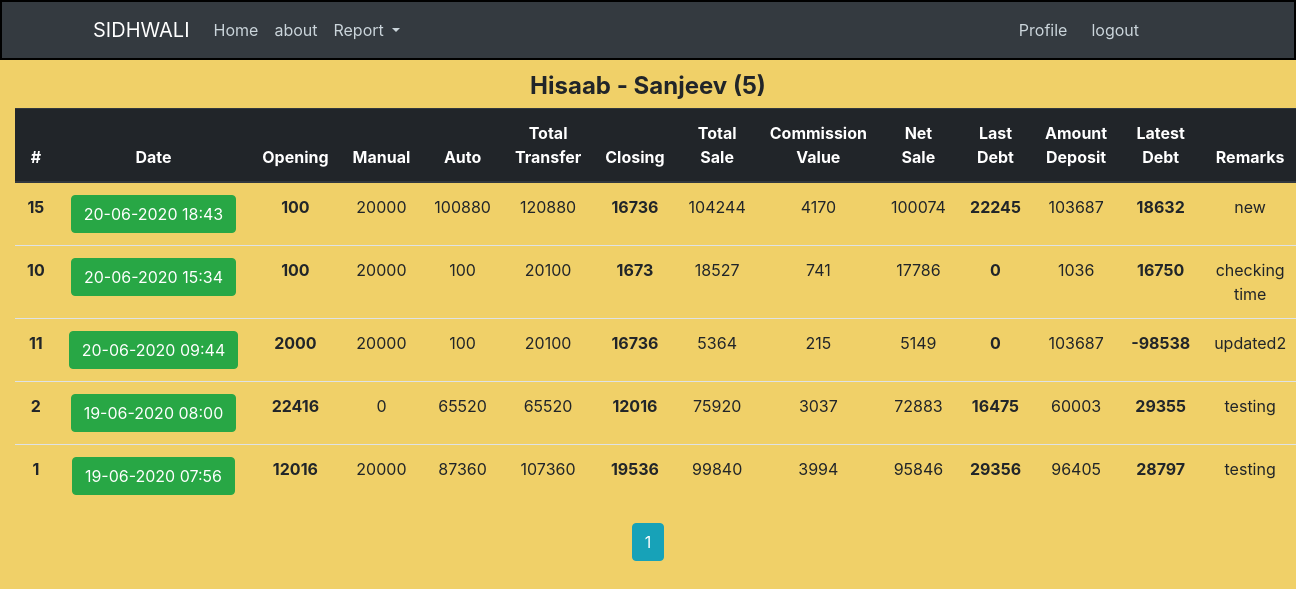
/home/user/Sanjeev (signed in), run on an earlier commit of the app's database.
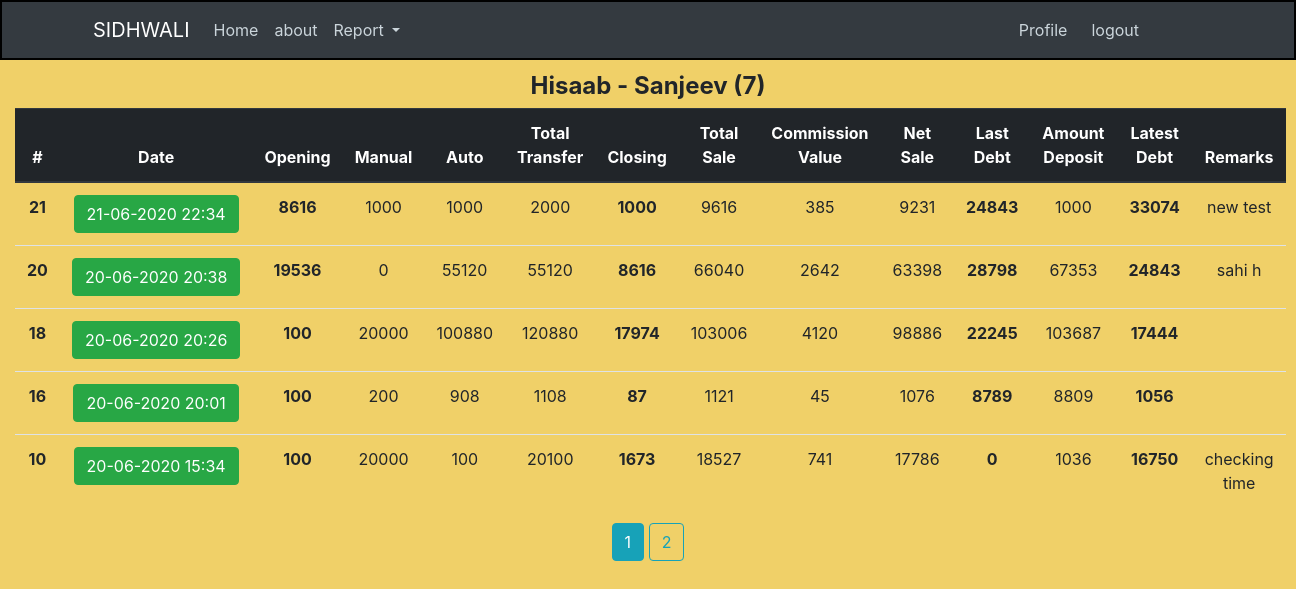
And on a later commit of the database.
### crm/models.py (models this page shows, shortened)
class Hisaab(db.Model):
    id = db.Column(db.Integer, primary_key=True)
    date = db.Column(db.DateTime, nullable=False, default=datetime.now)
    open_bal = db.Column(db.Integer, nullable=False, default=0)
    manual_trans = db.Column(db.Integer, nullable=False, default=0)
    auto_trans = db.Column(db.Integer, nullable=False, default=0)
    closing = db.Column(db.Integer, nullable=False, default=0)
    total_trans = db.Column(db.Integer, default=0)
    total_sale = db.Column(db.Integer, default=0)
    commission_value = db.Column(db.Integer, default=0)
    net_sale = db.Column(db.Integer, default=0)
    last_debt = db.Column(db.Integer, nullable=False, default=0)
    amt_received = db.Column(db.Integer, nullable=False, default=0)
    latest_debt = db.Column(db.Integer, default=0)
    remarks = db.Column(db.Text, nullable=False)
    user_id = db.Column(db.Integer, db.ForeignKey("user.id"), nullable=False)

### crm/routes.py (the view)
@app.route("/home/user/<string:username>")
@login_required
def user_hisaab(username):
    page = request.args.get("page", 1, type=int)
    user = User.query.filter_by(username=username).first_or_404()
    hisaab = (
        Hisaab.query.filter_by(fos=user)
        .order_by(Hisaab.date.desc())
        .paginate(page=page, per_page=5)
    )
    return render_template(
        "user_hisaab.html",
        title=current_user.username + " Report",
        hisaab=hisaab,
        admin=admin,
        user=user,
    )

### crm/models.py (called while the page is built)
@login_manager.user_loader
def load_user(user_id):
    return User.query.get(int(user_id))

### crm/templates/user_hisaab.html (shortened to what this page needs)
{% extends "index.html" %}
{% block content  %}
<div class="container-fluid text-center mt-2">
   <legend class="font-weight-bold mb-1">Hisaab - {{ user.username }} ({{ hisaab.total }})</legend>
   <table class="table">
      <thead class="thead-dark">
         <tr>
            <th scope="col">#</th>
            <th scope="col">Date</th>
            <th scope="col">Opening</th>
            <th scope="col">Manual</th>
            <th scope="col">Auto</th>
            <th scope="col">Total Transfer</th>
            <th scope="col">Closing</th>
            <th scope="col">Total Sale</th>
            <th scope="col">Commission Value</th>
            <th scope="col">Net Sale</th>
            <th scope="col">Last Debt</th>
            <th scope="col">Amount Deposit</th>
            <th scope="col">Latest Debt</th>
            <th scope="col">Remarks</th>
         </tr>
      </thead>
      <tbody>
         {% for hisaab in hisaab.items %}
         <tr>
            <th scope="row">{{ hisaab.id }}</th>
            <td><a class="btn btn-success"
                  href="{{ url_for('single_hisaab', hisaab_id=hisaab.id) }}">{{ hisaab.date.strftime("%d-%m-%Y %H:%M") }}</a>
            </td>
            <td><strong>{{ hisaab.open_bal }}</strong></td>
            <td>{{ hisaab.manual_trans }}</td>
            <td>{{ hisaab.auto_trans }}</td>
            <td>{{ hisaab.total_trans }}</td>
            <td><strong>{{ hisaab.closing }}</strong></td>
            <td>{{ hisaab.total_sale }}</td>
            <td>{{ hisaab.commission_value }}</td>
            <td>{{ hisaab.net_sale }}</td>
            <td><strong>{{ hisaab.last_debt }}</strong></td>
            <td>{{ hisaab.amt_received }}</td>
            <td><strong>{{ hisaab.latest_debt }}</strong></td>
            <td>{{ hisaab.remarks }}</td>
         </tr>
         {% endfor %}
      </tbody>
   </table>
   {% for page_num in hisaab.iter_pages(left_edge=1, right_edge=1, left_current=1, right_current=3) %}
   {% if page_num %}
   {% if hisaab.page == page_num %}
   <a class="btn btn-info mb-4"
      href="{{ url_for('user_hisaab', username=user.username, page=page_num) }}">{{ page_num }}</a>
   {% else %}
   <a class="btn btn-outline-info mb-4"
      href="{{ url_for('user_hisaab', username=user.username, page=page_num) }}">{{ page_num }}</a>
   {% endif %}
   {% else %}
   ...
   {% endif %}
   {% endfor %}
</div>
{% endblock content %}

What changed in the data, as far as the page shows it:
removed Hisaab: id "15", date "20-06-2020 18:43", open_bal "100", manual_trans "20000", auto_trans "100880", total_trans "120880", closing "16736", total_sale "104244", commission_value "4170", net_sale "100074", last_debt "22245", amt_received "103687", latest_debt "18632", remarks "new"
removed Hisaab: id "11", date "20-06-2020 09:44", open_bal "2000", manual_trans "20000", auto_trans "100", total_trans "20100", closing "16736", total_sale "5364", commission_value "215", net_sale "5149", last_debt "0", amt_received "103687", latest_debt "-98538", remarks "updated2"
no longer on this page (row unchanged): Hisaab: id "2", date "19-06-2020 08:00", open_bal "22416", manual_trans "0", auto_trans "65520", total_trans "65520", closing "12016", total_sale "75920", commission_value "3037", net_sale "72883", last_debt "16475", amt_received "60003", latest_debt "29355", remarks "testing"
no longer on this page (row unchanged): Hisaab: id "1", date "19-06-2020 07:56", open_bal "12016", manual_trans "20000", auto_trans "87360", total_trans "107360", closing "19536", total_sale "99840", commission_value "3994", net_sale "95846", last_debt "29356", amt_received "96405", latest_debt "28797", remarks "testing"
added Hisaab: id "21", date "21-06-2020 22:34", open_bal "8616", manual_trans "1000", auto_trans "1000", total_trans "2000", closing "1000", total_sale "9616", commission_value "385", net_sale "9231", last_debt "24843", amt_received "1000", latest_debt "33074", remarks "new test"
added Hisaab: id "20", date "20-06-2020 20:38", open_bal "19536", manual_trans "0", auto_trans "55120", total_trans "55120", closing "8616", total_sale "66040", commission_value "2642", net_sale "63398", last_debt "28798", amt_received "67353", latest_debt "24843", remarks "sahi h"
added Hisaab: id "18", date "20-06-2020 20:26", open_bal "100", manual_trans "20000", auto_trans "100880", total_trans "120880", closing "17974", total_sale "103006", commission_value "4120", net_sale "98886", last_debt "22245", amt_received "103687", latest_debt "17444"
added Hisaab: id "16", date "20-06-2020 20:01", open_bal "100", manual_trans "200", auto_trans "908", total_trans "1108", closing "87", total_sale "1121", commission_value "45", net_sale "1076", last_debt "8789", amt_received "8809", latest_debt "1056"
Also different on the page:
{{ hisaab.total }}: "5" → "7"
new list line: "2"
